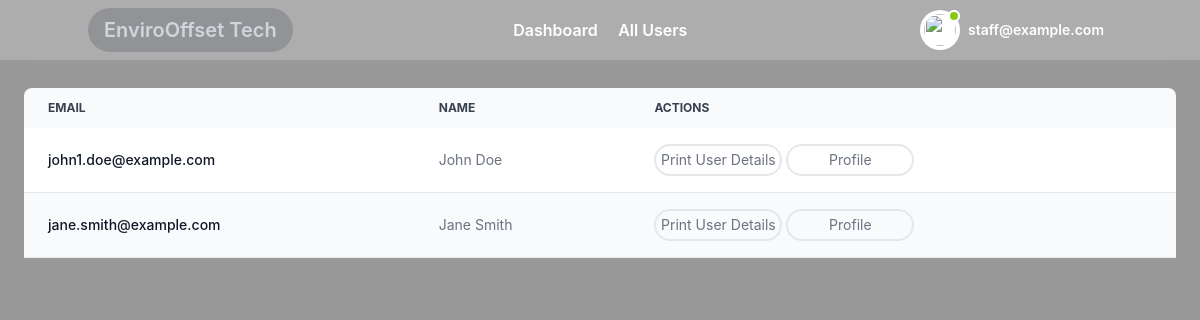
The page /staff/allUsers (signed in) on the database its author committed.
### main.py (models this page shows, shortened)
class Staff(db.Model):
    id = db.Column(db.Integer, primary_key=True)
    fname = db.Column(db.String(255), nullable=False)
    lname = db.Column(db.String(255), nullable=False)
    email = db.Column(db.String(255), nullable=False, unique=True)
    password = db.Column(db.String(255), nullable=False)
    is_verified = db.Column(db.Integer, default=0, nullable=False)

class User(db.Model):
    id=db.Column(db.Integer, primary_key=True)
    fname=db.Column(db.String(255), nullable=False)
    lname=db.Column(db.String(255), nullable=False)
    email=db.Column(db.String(255), nullable=False)
    password=db.Column(db.String(255), nullable=False)
    country=db.Column(db.String(255), nullable=False)
    total_contribution = db.Column(db.Float, default=None)
    total_carbon_offset = db.Column(db.Float, default=None)
    carbon_footprint = db.Column(db.Float, default=None)
    offset_under_neutral = db.Column(db.Float, default=None)

### main.py (the view)
@app.route("/staff/allUsers")
def staff_allUsers():
    if not session.get('staff_id'):
        return redirect('/')
    staffId = session.get('staff_id')
    staff = Staff().query.filter_by(id=staffId).first()
    users = User().query.all()
    return render_template('staff/allUsers.html',users=users,staff=staff)

### templates/staff/allUsers.html (shortened to what this page needs)
<!DOCTYPE html>
<html lang="en">
<head>
    <link href="https://fonts.bunny.net/css?family=figtree:400,500,600&display=swap" rel="stylesheet" />
    <link href='https://unpkg.com/boxicons@2.1.4/css/boxicons.min.css' rel='stylesheet'>
    <link href="https://cdn.jsdelivr.net/npm/remixicon@3.5.0/fonts/remixicon.css" rel="stylesheet">
    <link rel="stylesheet" href="{{ url_for('static', filename='styles/layout.css') }}">
    <script src="https://cdn.tailwindcss.com"></script>
</head>
<body class="text-gray-800 font-inter bg-cover bg-fixed bg-center" style="background-image: linear-gradient(rgba(0, 0, 0, 0.4), rgba(0, 0, 0, 0.4)), url('{{ url_for('static', filename='images/SolarPanels.jpg') }}')">
    {% include 'staff/navbar.html' %}
    <main class="md:mt-16 min-h-screen transition-all main">
        <div class="p-6">
            <div class="flex-auto relative overflow-x-auto sm:rounded-lg h-screen">
                <table class="w-full text-sm text-left rtl:text-right text-gray-500">
                    <thead class="text-xs text-gray-700 uppercase bg-gray-50">
                        <tr>
                            <th scope="col" class="px-6 py-3">
                                Email
                            </th>
                            <th scope="col" class="px-6 py-3">
                                Name
                            </th>
                            <th scope="col" class="px-6 py-3">
                                Actions
                            </th>
                        </tr>
                    </thead>
                    <tbody>
                        {% for user in users %}
                        <tr class="odd:bg-white even:bg-gray-50 border-b">
                            <th scope="row" class="px-6 py-4 font-medium text-gray-900 whitespace-nowrap">
                                {{user.email}}
                            </th>
                            <td class="px-6 py-4">
                                {{user.fname}} {{user.lname}}
                            </td>
                            <td class="px-6 py-4">
                                        <a href="/staff/generate-pdf/{{user.id}}">
                                            <button class="btn btn font-normal h-8 border-gray-200 border-2 rounded-2xl w-32">Print User Details</button>
                                        </a>
                                        <a href="/staff/userDetails/{{user.id}}">
                                            <button class="btn btn font-normal h-8 border-gray-200 border-2 rounded-2xl w-32">Profile</button>
                                        </a>
                            </td>
                        </tr>
                        {% endfor %}
                    </tbody>
                </table>
            </div>
        </div>
    </main>
</body>
</html>

### templates/staff/navbar.html (shortened to what this page needs)
<header class="bg-white bg-opacity-20 backdrop-blur-md absolute top-0 left-0 right-0 z-50" id="Home">
    <div class="container mx-auto flex items-center justify-between py-2">
        <div>
            <div
                class="font-semibold text-xl text-gray-300 bg-gray-800 bg-opacity-20 rounded-full px-4 py-2 hover:text-white hover:bg-black px-4">
                EnviroOffset Tech</div>
        </div>
        <div class="space-x-4">
            <a href="/staff/dashboard"
                class="font-semibold text-white hover:text-yellow-300 hover:border-b-2 border-yellow-300">Dashboard</a>
            <a href="/staff/allUsers"
                class="font-semibold text-white hover:text-yellow-300 hover:border-b-2 border-yellow-300">All Users</a>
        </div>
        <div class="dropdown ml-3">
            <button type="button" class="dropdown-toggle flex items-center">
                <div class="flex-shrink-0 w-10 h-10 relative">
                    <div class="p-1 bg-white rounded-full focus:outline-none focus:ring">
                        <img class="w-8 h-8 rounded-full" src="https://laravelui.spruko.com/tailwind/ynex/build/assets/images/faces/9.jpg" alt=""/>
                        <div class="top-0 left-7 absolute w-3 h-3 bg-lime-500 border-2 border-white rounded-full"></div>
                    </div>
                </div>
                <div class="p-2 md:block text-left">
                    {% if staff %}
                    <h2 class="text-sm font-semibold text-white">{{staff.email}}</h2>
                    {% else %}
                    <h2 class="text-sm font-semibold text-white">Staff</h2>
                    {% endif %}
                </div>
            </button>
        </div>
    </div>
</header>

### static/styles/layout.css (style rules this page uses)
html { line-height: 1.5; -webkit-text-size-adjust: 100%; -moz-tab-size: 4; -o-tab-size: 4; tab-size: 4; font-family: ui-sans-serif, system-ui, -apple-system, BlinkMacSystemFont, "Segoe UI", Roboto, "Helvetica Neue", Arial, "Noto Sans", sans-serif, "Apple Color Emoji", "Segoe UI Emoji", "Segoe UI Symbol", "Noto Color Emoji"; font-feature-settings: normal; font-variation-settings: normal; }
body { margin: 0; line-height: inherit; }
h1, h2, h3, h4, h5, h6 { font-size: inherit; font-weight: inherit; }
a { color: inherit; text-decoration: inherit; }
table { text-indent: 0; border-color: inherit; border-collapse: collapse; }
button, input, optgroup, select, textarea { font-family: inherit; font-feature-settings: inherit; font-variation-settings: inherit; font-size: 100%; font-weight: inherit; line-height: inherit; color: inherit; margin: 0; padding: 0; }
button, select { text-transform: none; }
button, [type='button'], [type='reset'], [type='submit'] { -webkit-appearance: button; background-color: transparent; background-image: none; }
blockquote, dl, dd, h1, h2, h3, h4, h5, h6, hr, figure, p, pre { margin: 0; }
button, [role="button"] { cursor: pointer; }
img, svg, video, canvas, audio, iframe, embed, object { display: block; vertical-align: middle; }
img, video { max-width: 100%; height: auto; }
.absolute { position: absolute; }
.relative { position: relative; }
.left-0 { left: 0px; }
.top-0 { top: 0px; }
.z-50 { z-index: 50; }
.ml-3 { margin-left: 0.75rem; }
.flex { display: flex; }
.h-8 { height: 2rem; }
.min-h-screen { min-height: 100vh; }
.w-8 { width: 2rem; }
.w-full { width: 100%; }
.items-center { align-items: center; }
.justify-between { justify-content: space-between; }
.overflow-x-auto { overflow-x: auto; }
.rounded-full { border-radius: 9999px; }
.border-b { border-bottom-width: 1px; }
.border-gray-200 { --tw-border-opacity: 1; border-color: rgb(229 231 235 / var(--tw-border-opacity)); }
.bg-gray-50 { --tw-bg-opacity: 1; background-color: rgb(249 250 251 / var(--tw-bg-opacity)); }
.bg-white { --tw-bg-opacity: 1; background-color: rgb(255 255 255 / var(--tw-bg-opacity)); }
.p-1 { padding: 0.25rem; }
.p-6 { padding: 1.5rem; }
.px-4 { padding-left: 1rem; padding-right: 1rem; }
.px-6 { padding-left: 1.5rem; padding-right: 1.5rem; }
.py-2 { padding-top: 0.5rem; padding-bottom: 0.5rem; }
.text-left { text-align: left; }
.font-inter { font-family: 'Inter', sans-serif; }
.text-sm { font-size: 0.875rem; line-height: 1.25rem; }
.text-xl { font-size: 1.25rem; line-height: 1.75rem; }
.font-medium { font-weight: 500; }
.font-normal { font-weight: 400; }
.font-semibold { font-weight: 600; }
.uppercase { text-transform: uppercase; }
.text-gray-300 { --tw-text-opacity: 1; color: rgb(209 213 219 / var(--tw-text-opacity)); }
.text-gray-800 { --tw-text-opacity: 1; color: rgb(31 41 55 / var(--tw-text-opacity)); }
.text-white { --tw-text-opacity: 1; color: rgb(255 255 255 / var(--tw-text-opacity)); }
.transition-all { transition-property: all; transition-timing-function: cubic-bezier(0.4, 0, 0.2, 1); transition-duration: 150ms; }

### rows shown on the page
Staff: email "staff@example.com"
User: email "john1.doe@example.com", fname "John", lname "Doe"
User: email "jane.smith@example.com", fname "Jane", lname "Smith"
